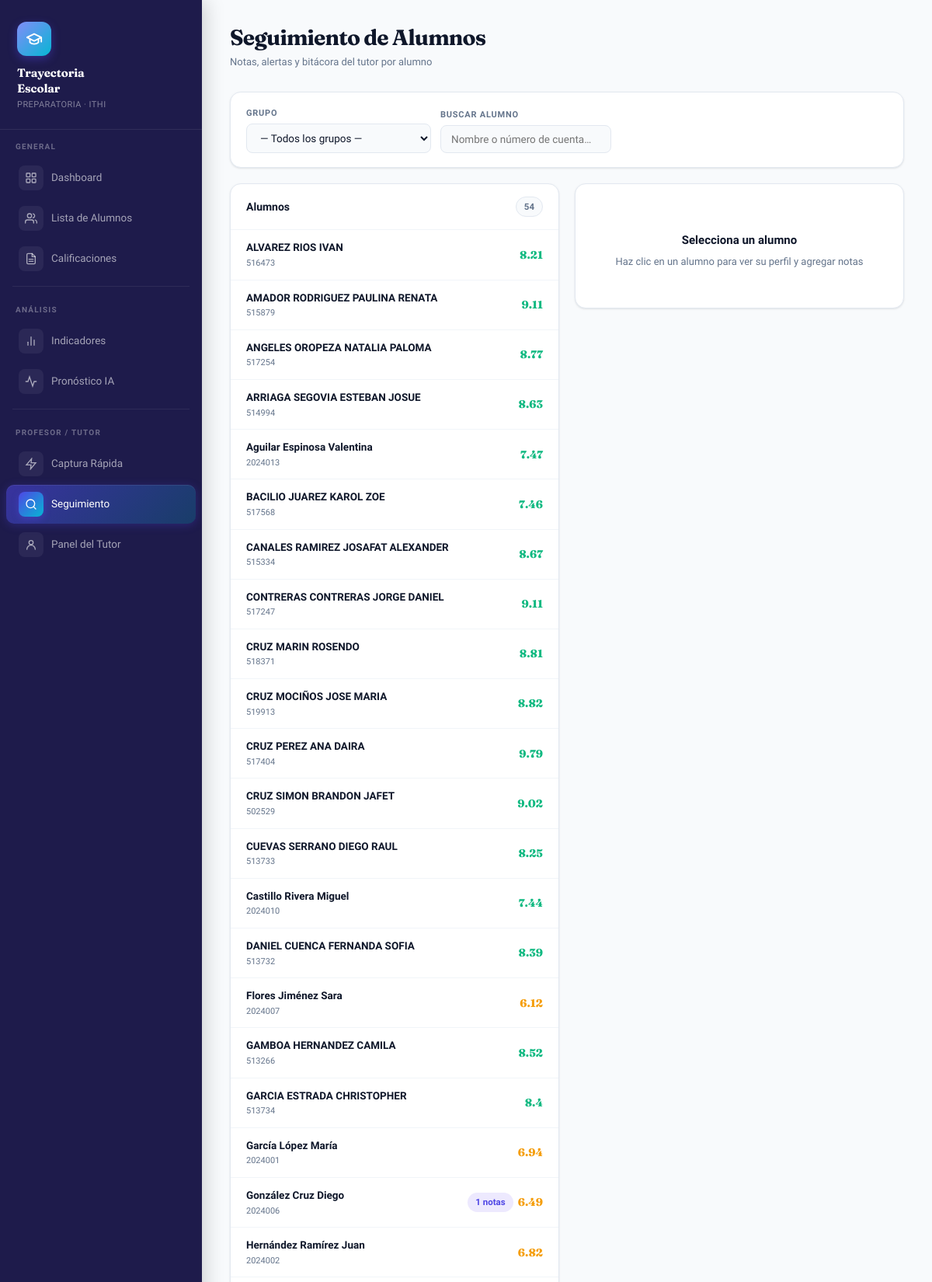
The page /seguimiento/ (signed in, upper part) on the database its author committed.
### escolar/models.py (models this page shows, shortened)
class Alumno(models.Model):
    numero_cuenta = models.CharField(max_length=20, unique=True)
    nombre_completo = models.CharField(max_length=150)
    email = models.EmailField(blank=True, default='')
    grupo = models.ForeignKey(Grupo, on_delete=models.SET_NULL, null=True, related_name='alumnos')
    fecha_registro = models.DateTimeField(auto_now_add=True, null=True, blank=True)
    class Meta:
        verbose_name_plural = "Alumnos"
        ordering = ['nombre_completo']

### escolar/views.py (the view)
# urls.py: path('seguimiento/', views.seguimiento, name='seguimiento'),
def seguimiento(request):
    from .models import Nota
    grupos = Grupo.objects.select_related('semestre').all()
    grupo_id = request.GET.get('grupo')
    grupo_sel = None
    alumnos = list(Alumno.objects.select_related('grupo').prefetch_related('notas', 'calificaciones').all())
    if grupo_id:
        grupo_sel = get_object_or_404(Grupo, id=grupo_id)
        alumnos = [a for a in alumnos if a.grupo_id == int(grupo_id)]
    for al in alumnos:
        cals = list(al.calificaciones.all())
        al.promedio_general = round(sum(c.promedio for c in cals) / len(cals), 2) if cals else None
    return render(request, 'escolar/seguimiento.html',
                  {'grupos': grupos, 'grupo_sel': grupo_sel, 'alumnos': alumnos, 'minimo': MINIMO})

### escolar/models.py (called while the page is built)
    @property
    def promedio(self):
        return round((float(self.heteroevaluacion) + float(self.coevaluacion) + float(self.autoevaluacion)) / 3, 2)

### templates/escolar/seguimiento.html (shortened to what this page needs)
{% extends 'escolar/base.html' %}
{% block content %}
<div class="page-header">
  <div class="page-header-text">
    <h2> Seguimiento de Alumnos</h2>
    <p>Notas, alertas y bitácora del tutor por alumno</p>
  </div>
</div>
<div class="toolbar" style="margin-bottom:20px;">
  <div class="form-group">
    <label>Grupo</label>
    <select id="grupo-seg" onchange="window.location.href='{% url 'seguimiento' %}?grupo='+this.value">
      <option value="">— Todos los grupos —</option>
    </select>
  </div>
  <div class="form-group">
    <label>Buscar alumno</label>
    <input type="text" id="busqueda" placeholder="Nombre o número de cuenta…" oninput="filtrarAlumnos()">
  </div>
</div>
<div class="grid-2" style="gap:20px; align-items:start;">
  <div class="card" style="padding:0; overflow:hidden;">
    <div style="padding:16px 20px; border-bottom:1px solid var(--border-light); display:flex; align-items:center; justify-content:space-between;">
      <span style="font-weight:700; font-size:14px;">Alumnos</span>
      <span class="chip">{{ alumnos|length }}</span>
    </div>
    <div id="lista-alumnos" style="max-height:calc(100vh - 260px); overflow-y:auto;">
      {% for alumno in alumnos %}
      <div class="alumno-seg-item" onclick="seleccionarAlumno({{ alumno.id }}, '{{ alumno.nombre_completo|escapejs }}')"
           data-nombre="{{ alumno.nombre_completo|lower }}" data-cuenta="{{ alumno.numero_cuenta }}"
           style="padding:12px 20px; cursor:pointer; border-bottom:1px solid var(--border-light); transition:background .12s; display:flex; align-items:center; justify-content:space-between;">
        <div>
          <div style="font-weight:600; font-size:13.5px;">{{ alumno.nombre_completo }}</div>
          <div style="font-size:11px; color:var(--text-muted);">{{ alumno.numero_cuenta }}</div>
        </div>
        <div style="display:flex; gap:6px; align-items:center;">
          {% if alumno.notas.count %}
          <span class="badge badge-primary">{{ alumno.notas.count }} notas</span>
          {% endif %}
          {% if alumno.promedio_general is not None %}
          <span class="score {% if alumno.promedio_general >= 7 %}score-high{% elif alumno.promedio_general >= 6 %}score-med{% else %}score-low{% endif %}" style="font-size:14px;">{{ alumno.promedio_general }}</span>
          {% endif %}
        </div>
      </div>
      {% empty %}
      <div style="padding:32px; text-align:center; color:var(--text-muted);">Sin alumnos para mostrar</div>
      {% endfor %}
    </div>
  </div>
  <div id="placeholder-notas" class="card" style="text-align:center; padding:48px;">
    <div style="font-weight:700; font-size:15px; margin-bottom:6px;">Selecciona un alumno</div>
    <div style="color:var(--text-muted); font-size:13px;">Haz clic en un alumno para ver su perfil y agregar notas</div>
  </div>
</div>
{% endblock %}

### static/css/estilos.css (style rules this page uses)
:root { --primary: #4f46e5; --primary-light: #818cf8; --primary-dark: #3730a3; --secondary: #06b6d4; --accent: #f59e0b; --success: #10b981; --danger: #ef4444; --warning: #f59e0b; --bg: #f8fafc; --bg-card: #ffffff; --bg-sidebar: #1e1b4b; --bg-sidebar2: #312e81; --border: #e2e8f0; --border-light: #f1f5f9; --text-primary: #0f172a; --text-muted: #64748b; --text-light: #94a3b8; --text-white: #f8faff; --shadow-sm: 0 1px 3px rgba(15,23,42,.08), 0 1px 2px rgba(15,23,42,.04); --shadow-md: 0 4px 6px -1px rgba(15,23,42,.1), 0 2px 4px -1px rgba(15,23,42,.06); --shadow-lg: 0 10px 15px -3px rgba(15,23,42,.1), 0 4px 6px -2px rgba(15,23,42,.05); --shadow-xl: 0 20px 25px -5px rgba(79,70,229,.12), 0 10px 10px -5px rgba(79,70,229,.06); --shadow-glow: 0 0 30px rgba(79,70,229,.25); --radius: 14px; --radius-sm: 8px; --radius-lg: 20px; --font: 'Plus Jakarta Sans', sans-serif; --font-display: 'Fraunces', serif; --sidebar-w: 260px; --transition: all 0.25s cubic-bezier(0.4, 0, 0.2, 1); }
*, *::before, *::after { box-sizing: border-box; margin: 0; padding: 0; }
html { scroll-behavior: smooth; }
body { font-family: var(--font); background: var(--bg); color: var(--text-primary); line-height: 1.6; min-height: 100vh; font-size: 14px; overflow-x: hidden; }
.page-header { margin-bottom: 28px; display: flex; align-items: flex-end; justify-content: space-between; flex-wrap: wrap; gap: 16px; }
.page-header-text h2 { font-family: var(--font-display); font-size: 28px; font-weight: 700; color: var(--text-primary); letter-spacing: -.03em; line-height: 1.2; }
.page-header-text p { font-size: 13px; color: var(--text-muted); margin-top: 4px; font-weight: 400; }
.card { background: var(--bg-card); border: 1px solid var(--border); border-radius: var(--radius); padding: 24px; box-shadow: var(--shadow-sm); transition: var(--transition); }
.toolbar { display: flex; align-items: flex-end; gap: 12px; flex-wrap: wrap; margin-bottom: 20px; padding: 18px 20px; background: var(--bg-card); border: 1px solid var(--border); border-radius: var(--radius); box-shadow: var(--shadow-sm); }
.form-group { display: flex; flex-direction: column; gap: 4px; min-width: 160px; }
.form-group label { font-size: 11px; font-weight: 700; text-transform: uppercase; letter-spacing: .07em; color: var(--text-muted); }
select, input[type="text"], input[type="email"], input[type="number"], input[type="file"], textarea { background: var(--bg); border: 1.5px solid var(--border); color: var(--text-primary); padding: 9px 13px; border-radius: var(--radius-sm); font-size: 13.5px; font-family: var(--font); outline: none; transition: var(--transition); font-weight: 500; }
.badge { display: inline-flex; align-items: center; padding: 3px 10px; border-radius: 100px; font-size: 11.5px; font-weight: 700; white-space: nowrap; gap: 4px; }
.badge-primary { background: #ede9fe; color: #4f46e5; }
.score { font-weight: 800; font-size: 15px; font-family: var(--font-display); }
.score-high { color: var(--success); }
.score-med { color: var(--accent); }
.grid-2 { display: grid; grid-template-columns: 1fr 1fr; gap: 20px; }
.chip { display: inline-flex; align-items: center; gap: 5px; padding: 3px 10px; border-radius: 100px; font-size: 11.5px; font-weight: 600; background: var(--bg); border: 1px solid var(--border); color: var(--text-muted); white-space: nowrap; }

### rows shown on the page
Alumno: nombre_completo "ALVAREZ RIOS IVAN", numero_cuenta "516473", promedio_general "8.21"
Alumno: nombre_completo "AMADOR RODRIGUEZ PAULINA RENATA", numero_cuenta "515879", promedio_general "9.11"
Alumno: nombre_completo "ANGELES OROPEZA NATALIA PALOMA", numero_cuenta "517254", promedio_general "8.77"
Alumno: nombre_completo "ARRIAGA SEGOVIA ESTEBAN JOSUE", numero_cuenta "514994", promedio_general "8.63"
Alumno: nombre_completo "Aguilar Espinosa Valentina", numero_cuenta "2024013", promedio_general "7.47"
Alumno: nombre_completo "BACILIO JUAREZ KAROL ZOE", numero_cuenta "517568", promedio_general "7.46"
Alumno: nombre_completo "CANALES RAMIREZ JOSAFAT ALEXANDER", numero_cuenta "515334", promedio_general "8.67"
Alumno: nombre_completo "CONTRERAS CONTRERAS JORGE DANIEL", numero_cuenta "517247", promedio_general "9.11"
Alumno: nombre_completo "CRUZ MARIN ROSENDO", numero_cuenta "518371", promedio_general "8.81"
Alumno: nombre_completo "CRUZ MOCIÑOS JOSE MARIA", numero_cuenta "519913", promedio_general "8.82"
Alumno: nombre_completo "CRUZ PEREZ ANA DAIRA", numero_cuenta "517404", promedio_general "9.79"
Alumno: nombre_completo "CRUZ SIMON BRANDON JAFET", numero_cuenta "502529", promedio_general "9.02"
Alumno: nombre_completo "CUEVAS SERRANO DIEGO RAUL", numero_cuenta "513733", promedio_general "8.25"
Alumno: nombre_completo "Castillo Rivera Miguel", numero_cuenta "2024010", promedio_general "7.44"
Alumno: nombre_completo "DANIEL CUENCA FERNANDA SOFIA", numero_cuenta "513732", promedio_general "8.39"
Alumno: nombre_completo "Flores Jiménez Sara", numero_cuenta "2024007", promedio_general "6.12"
Alumno: nombre_completo "GAMBOA HERNANDEZ CAMILA", numero_cuenta "513266", promedio_general "8.52"
Alumno: nombre_completo "GARCIA ESTRADA CHRISTOPHER", numero_cuenta "513734", promedio_general "8.4"
Alumno: nombre_completo "García López María", numero_cuenta "2024001", promedio_general "6.94"
Alumno: nombre_completo "González Cruz Diego", numero_cuenta "2024006", notas.count "1", promedio_general "6.49"
Alumno: nombre_completo "Hernández Ramírez Juan", numero_cuenta "2024002", promedio_general "6.82"

### other values the page prints
{{ alumnos|length }} "54"
